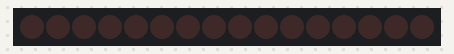
Bench run of a sketch on a simulated Arduino Uno, built with avr-gcc and run on an emulated ATmega328P. Parts: 16 shift-register outputs drawn as a row of LEDs (first output left, lit = HIGH). Wiring (inferred from the names in the program): 2 × shift register (74HC595): data pin 12; shift clock pin 10; latch pin 11. Wiring (inferred from the signals the program sends): row of LEDs: on Q0, Q1, Q2, Q3, Q4, Q5, Q6, Q7, Q8, Q9, Q10, Q11, Q12, Q13, Q14, Q15.

Above: at 0.05 s.
At 0.35 s:
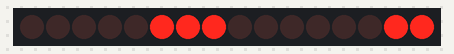
At 0.65 s:
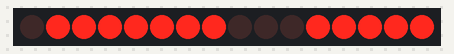
At 1.35 s:
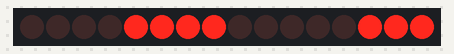
At 1.95 s:
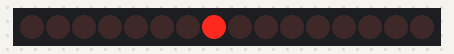
At 2.6 s:
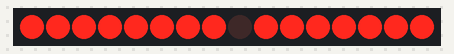
Timing chart, 0 to 3.0 s (numbered marks = the images above):
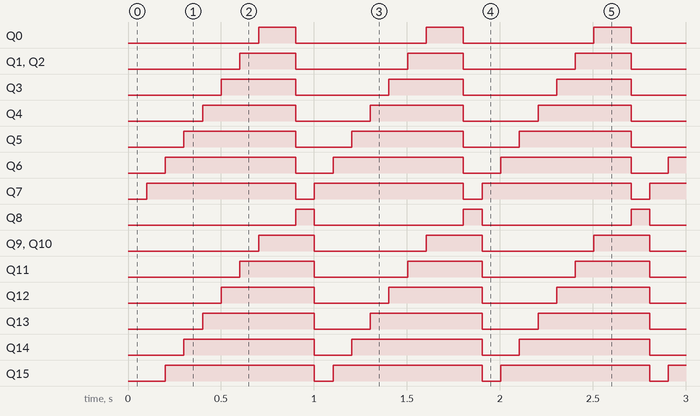

Measured:
- by itself, Q0: alternates HIGH for 0.20 s and LOW for 0.70 s
- by itself, Q1, Q2, Q9, Q10: alternates HIGH for 0.30 s and LOW for 0.60 s
- by itself, Q3, Q11: alternates HIGH for 0.40 s and LOW for 0.50 s
- by itself, Q4, Q12: alternates HIGH for 0.50 s and LOW for 0.40 s
- by itself, Q5, Q13: alternates HIGH for 0.60 s and LOW for 0.30 s
- by itself, Q6, Q14: alternates HIGH for 0.70 s and LOW for 0.20 s
- by itself, Q7, Q15: alternates HIGH for 0.80 s and LOW for 0.10 s
- by itself, Q8: alternates HIGH for 0.10 s and LOW for 0.80 s

The sketch:

demo2.ino
```cpp
int clockPin = 10; //SCK
int latchPin = 11; //RCK
int dataPin = 12;  //SDI

void setup() {
  // put your setup code here, to run once:
  pinMode(latchPin, OUTPUT);
  pinMode(clockPin, OUTPUT);
  pinMode(dataPin, OUTPUT);
}

int led[] = {0x00, 0x80,0xC0, 0xE0, 0xF0, 0xF8, 0xFE, 0xFF};

void loop() {
  // put your main code here, to run repeatedly:
  digitalWrite(latchPin, LOW);
  for(int i = 0; i < 8; i++) {
    shiftOut(dataPin, clockPin, MSBFIRST, led[i]);
    digitalWrite(latchPin, HIGH);
//    digitalWrite(latchPin, LOW);
    shiftOut(dataPin, clockPin, MSBFIRST, led[i]);
    digitalWrite(latchPin, LOW);
    digitalWrite(latchPin, LOW);
    delay(100);
  }
  delay(100);
}
```
